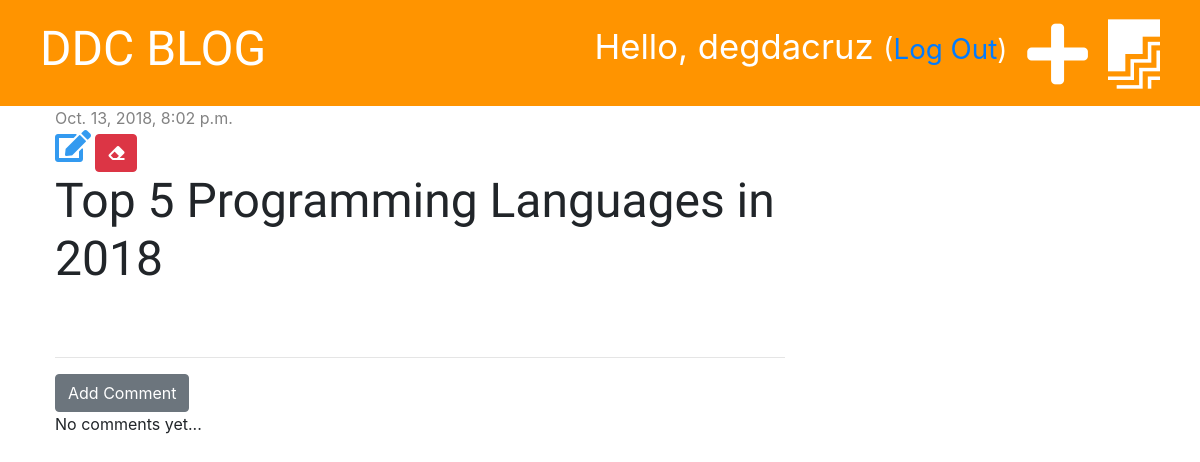
Page /post/2/ (signed in) on the earlier database version.
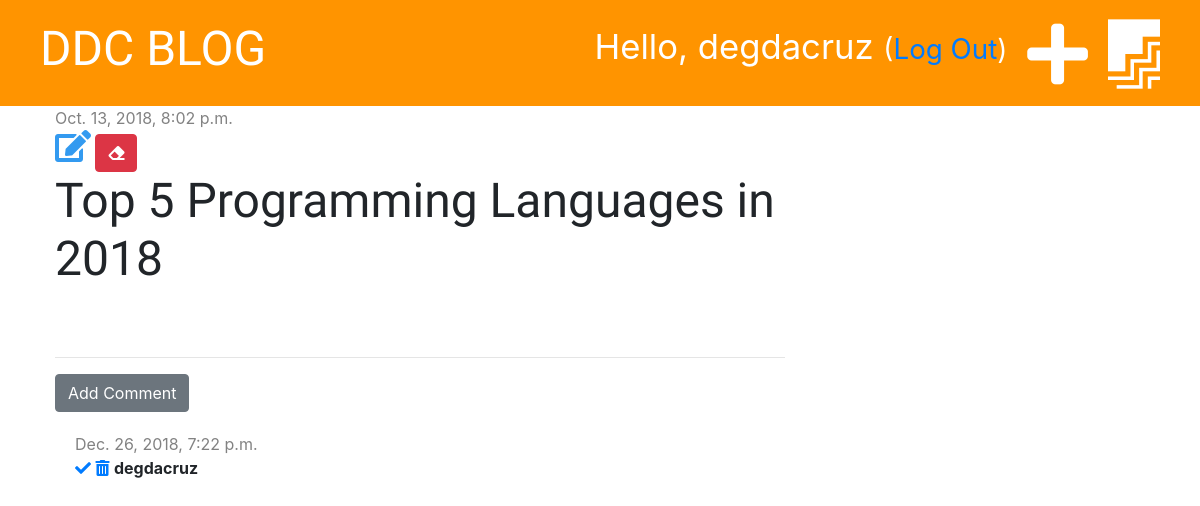
Same page on the later database version.
### blog/models.py (models this page shows, shortened)
class Comment(models.Model):
    post = models.ForeignKey('blog.Post', on_delete=models.CASCADE, related_name='comments')
    author = models.CharField(max_length=200)
    text = models.TextField()
    created_date = models.DateTimeField(default=timezone.now)
    approved = models.BooleanField(default=False)

### blog/views.py (the view)
# urls.py: path('post/<int:pk>/', views.post_detail, name="post_detail"),
def post_detail(request, pk):
    post = get_object_or_404(Post, pk=pk)
    stuff_for_frontend = {'post': post}
    return render(request, "blog/post_detail.html", stuff_for_frontend)

### blog/templatetags/markdownify.py (called while the page is built)
@register.filter
def markdown(value):
    renderer = HighlightRenderer()
    markdown = mistune.Markdown(renderer=renderer)
    return markdown(value)

### blog/templates/blog/post_detail.html (shortened to what this page needs)
{% extends 'blog/base.html' %}
{% load markdownify %}
{% block content %}
    <div class="post">
            {% if post.published_date %}
                <div class="date">
                    {{ post.published_date }}
                </div>
            {% else %}
                <a href="{% url 'post_publish' pk=post.pk %}" class="btn btn-primary">Publish</a>
            {% endif %}
    {% if user.is_authenticated %}
        <a href="{% url 'post_edit' pk=post.pk %}"><i class="fas fa-edit fa-2x" style="color: #339af0"></i></a>
    {% endif %}
        <a href="{% url 'post_delete' pk=post.pk %}" class="btn btn-danger"
         onclick="return confirm('Are you sure you want to delete this post?')"><i class="fas fa-eraser"></i></a>
            <h1>{{ post.title }}</h1>
    </div>
    <hr>
    <a href="{% url 'add_comment_to_post' pk=post.pk %}" class="btn btn-secondary">Add Comment</a>
    {% for comment in post.comments.all %}
        {% if user.is_authenticated or comment.approved %}
        <div class="comment">
            <div class="date">
                {{ comment.created_date }}
            </div>
            {% if not comment.approved and user.is_superuser %}
                <a href="{% url 'comment_approve' pk=comment.pk %}"><i class="fas fa-check"></i></a>
                <a href="{% url 'comment_remove' pk=comment.pk %}"><i class="fas fa-trash-alt"></i></a>
            {% endif %}
            <strong>{{ comment.author }}</strong>
        </div>
        {% endif %}
    {% empty %}
        <p>No comments yet...</p>
    {% endfor %}
{% endblock %}

Differences in the rows shown:
added Comment: created_date "Dec. 26, 2018, 7:22 p.m.", approved False (drawn), author "degdacruz"
Other differences:
text no longer shown: "No comments yet..."
